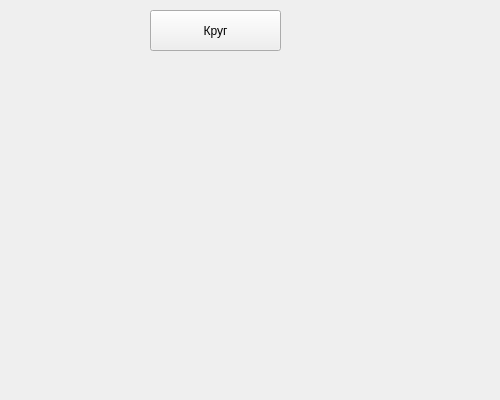
<?xml version="1.0" encoding="UTF-8"?>
<ui version="4.0">
 <class>MainWindow</class>
 <widget class="QMainWindow" name="MainWindow">
  <property name="geometry">
   <rect>
    <x>0</x>
    <y>0</y>
    <width>500</width>
    <height>400</height>
   </rect>
  </property>
  <property name="windowTitle">
   <string>MainWindow</string>
  </property>
  <widget class="QWidget" name="centralwidget">
   <widget class="QPushButton" name="pushButton">
    <property name="geometry">
     <rect>
      <x>150</x>
      <y>10</y>
      <width>131</width>
      <height>41</height>
     </rect>
    </property>
    <property name="text">
     <string>Круг</string>
    </property>
   </widget>
  </widget>
 </widget>
 <resources/>
 <connections/>
</ui>
